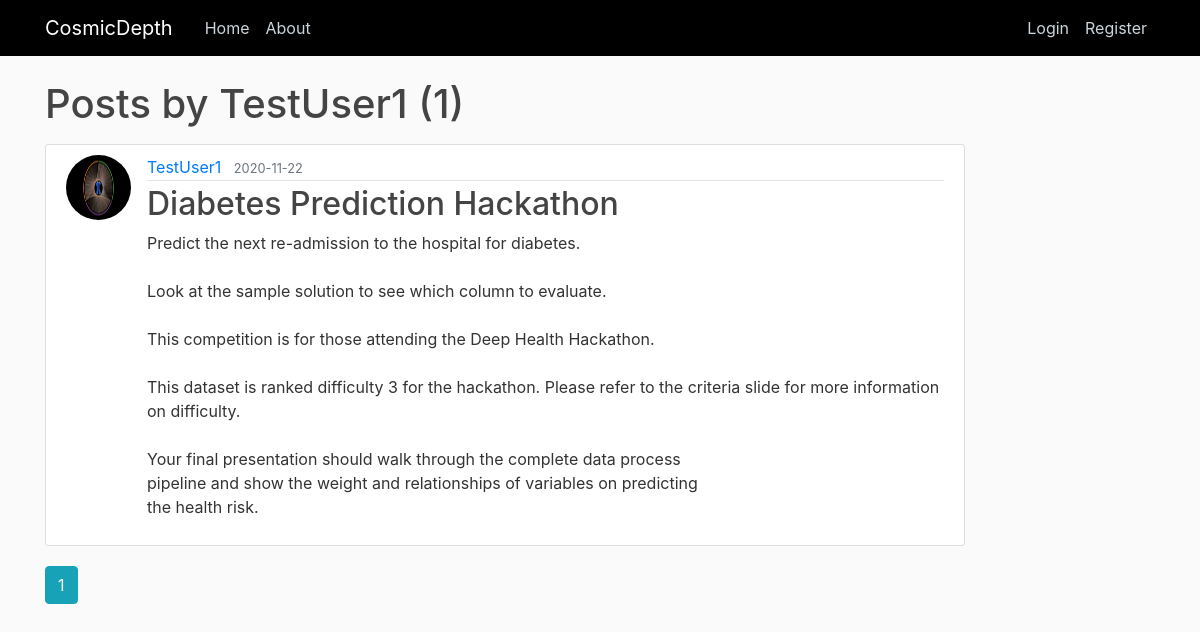
Page /user/TestUser1 on the committed database.
### cosmicdepth/models.py (models this page shows, shortened)
class User(db.Model, UserMixin):
    id = db.Column(db.Integer, primary_key=True)
    username = db.Column(db.String(20), unique=True, nullable=False)
    email = db.Column(db.String(120), unique=True, nullable=False)
    image_file = db.Column(db.String(20), nullable=False, default='default.jpg')
    password = db.Column(db.String(60), nullable=False)
    posts = db.relationship('Post', backref='author', lazy=True)

class Post(db.Model):
    id = db.Column(db.Integer, primary_key=True)
    title = db.Column(db.String(100), nullable=False)
    date_posted = db.Column(db.DateTime, nullable=False, default=datetime.utcnow)
    content = db.Column(db.Text, nullable=False)
    user_id = db.Column(db.Integer, db.ForeignKey('user.id'), nullable=False)

### cosmicdepth/users/routes.py (the view)
@users.route("/user/<string:username>")
def user_posts(username):
    page = request.args.get('page', 1, type=int)
    user = User.query.filter_by(username=username).first_or_404()
    posts = Post.query.filter_by(author=user)\
        .order_by(Post.date_posted.desc())\
        .paginate(page=page, per_page=5)
    return render_template('user_posts.html', posts=posts, user=user)

### cosmicdepth/templates/user_posts.html
{% extends "layout.html" %}
{% block content %}
    <h1 class="mb-3">Posts by {{ user.username }} ({{ posts.total }})</h1>
    {% for post in posts.items %}
        <article class="media content-section">
          <img class="rounded-circle article-img" src="{{ url_for('static', filename='profile_pics/' + post.author.image_file) }}">
          <div class="media-body">
            <div class="article-metadata">
              <a class="mr-2" href="{{ url_for('users.user_posts', username=post.author.username) }}">{{ post.author.username }}</a>
              <small class="text-muted">{{ post.date_posted.strftime('%Y-%m-%d') }}</small>
            </div>
            <h2><a class="article-title" href="{{ url_for('posts.post', post_id=post.id) }}">{{ post.title }}</a></h2>
            <p class="article-content">{{ post.content }}</p>
          </div>
        </article>
    {% endfor %}
    {% for page_num in posts.iter_pages(left_edge=1, right_edge=1, left_current=1, right_current=2) %}
      {% if page_num %}
        {% if posts.page == page_num %}
          <a class="btn btn-info mb-4" href="{{ url_for('users.user_posts', username=user.username, page=page_num) }}">{{ page_num }}</a>
        {% else %}
          <a class="btn btn-outline-info mb-4" href="{{ url_for('users.user_posts', username=user.username, page=page_num) }}">{{ page_num }}</a>
        {% endif %}
      {% else %}
        ...
      {% endif %}
    {% endfor %}
{% endblock content %}

### cosmicdepth/static/main.css (style rules this page uses)
body { background: #fafafa; color: #333333; margin-top: 5rem; }
h1, h2, h3, h4, h5, h6 { color: #444444; }
.content-section { background: #ffffff; padding: 10px 20px; border: 1px solid #dddddd; border-radius: 3px; margin-bottom: 20px; }
.article-title { color: #444444; }
.article-content { white-space: pre-line; }
.article-img { height: 65px; width: 65px; margin-right: 16px; }
.article-metadata { padding-bottom: 1px; margin-bottom: 4px; border-bottom: 1px solid #e3e3e3 }

### rows in the picture
User: username "TestUser1"
Post: image_file (picture), author.username "TestUser1", date_posted "2020-11-22", title "Diabetes Prediction Hackathon", content "Predict the next re-admission to the hospital for diabetes. Look at the sample solution to see which column to evaluate. This competition is for those attending the Deep Health Hackathon. This dataset is ranked difficulty 3 for the hackathon. Please refer to the criteria slide for more information on difficulty. Your final presentation should walk through the complete data process pipeline and show the weight and relationships of variables on predicting the health risk."

### other values in the picture
{{ posts.total }} "1"
{{ page_num }} "1"
